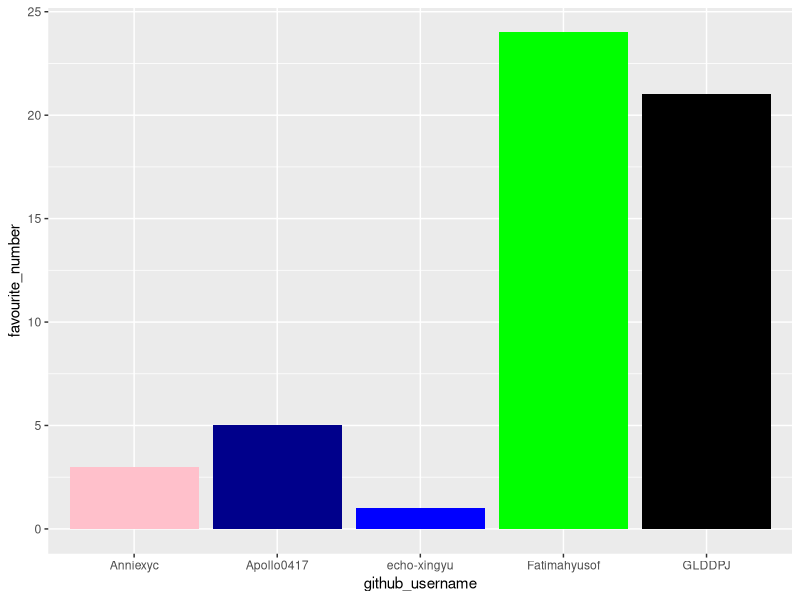
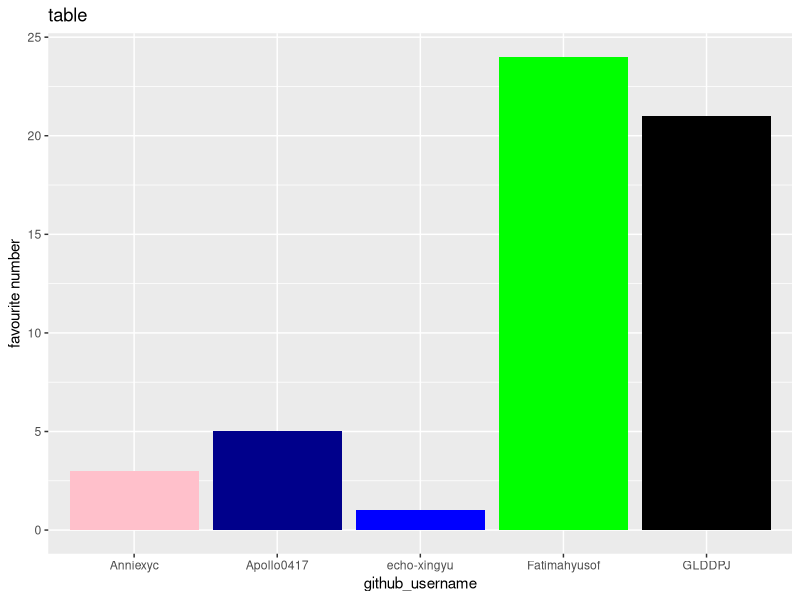
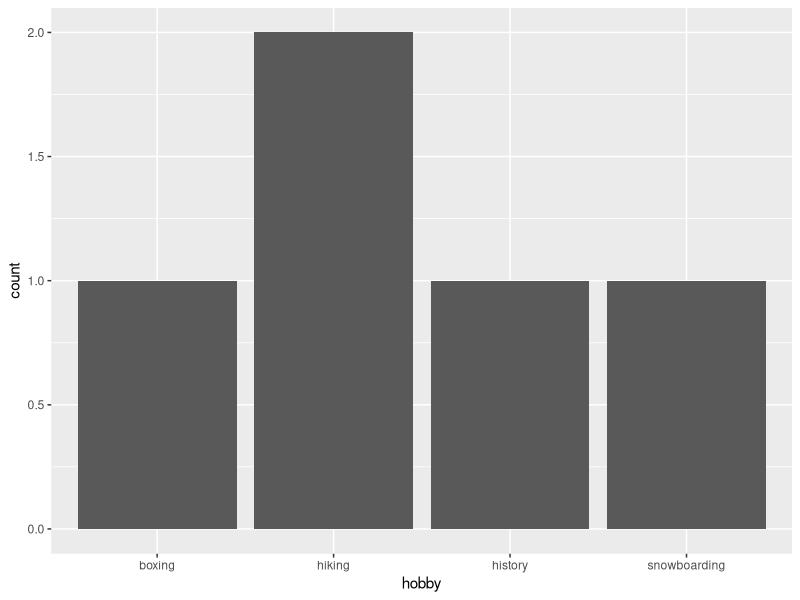

These figures' R source, in order:
## ---- chunk 1
library(tidyverse) 
## ---- chunk 2
team_data <- tibble(
  name = c("echo", "annie", 
           "justin", "peter", "fatimah"),
  github_username = c("echo-xingyu", "Anniexyc", "Apollo0417", 
                      "GLDDPJ", "Fatimahyusof"), 
  colour = c("blue", "pink", "darkblue", 
             "black", "green"),
  hobby = c("hiking", "hiking", "snowboarding", 
            "boxing", "history"),
  favourite_number = c(1, 3, 5, 21, 24)
  )

team_data
## ---- chunk 3
p1 <- ggplot(data = team_data, 
             mapping = aes(x = github_username, 
                           y = favourite_number,
                           fill = colour), 
             ) +
   geom_col() +
   scale_fill_identity()
p1
## ---- chunk 4
p1 + labs(x = "github_username", 
          y = "favourite number",
          title = "table")
## ---- chunk 5
p2 <- ggplot(team_data, aes(x = hobby)) +
  geom_bar()
p2
